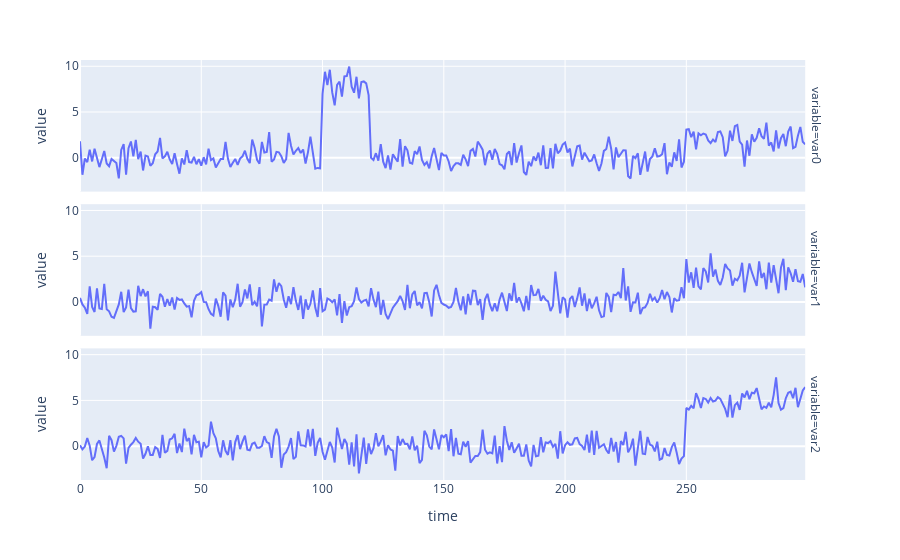

Here is the notebook cell this chart was saved with:
### Code cell
from utils import plot_multivariate_time_series

fig_3d = plot_multivariate_time_series(df_3d)
fig_3d

### Figure 1 — Plotly figure (JSON) as saved in the notebook; plotly's stock layout.template omitted (floating-point values rounded to 4 significant figures; data arrays with more than 128 entries replaced by an {"elided": "..."} marker saying what was removed)
{"data": [{"hovertemplate": "variable=var0<br>time=%{x}<br>value=%{y}<extra></extra>", "legendgroup": "", "line": {"color": "#636efa", "dash": "solid"}, "marker": {"symbol": "circle"}, "mode": "lines", "name": "", "orientation": "v", "showlegend": false, "type": "scatter", "x": {"elided": "300 int values"}, "xaxis": "x3", "y": {"elided": "300 float values"}, "yaxis": "y3"}, {"hovertemplate": "variable=var1<br>time=%{x}<br>value=%{y}<extra></extra>", "legendgroup": "", "line": {"color": "#636efa", "dash": "solid"}, "marker": {"symbol": "circle"}, "mode": "lines", "name": "", "orientation": "v", "showlegend": false, "type": "scatter", "x": {"elided": "300 int values"}, "xaxis": "x2", "y": {"elided": "300 float values"}, "yaxis": "y2"}, {"hovertemplate": "variable=var2<br>time=%{x}<br>value=%{y}<extra></extra>", "legendgroup": "", "line": {"color": "#636efa", "dash": "solid"}, "marker": {"symbol": "circle"}, "mode": "lines", "name": "", "orientation": "v", "showlegend": false, "type": "scatter", "x": {"elided": "300 int values"}, "xaxis": "x", "y": {"elided": "300 float values"}, "yaxis": "y"}], "layout": {"annotations": [{"font": {}, "showarrow": false, "text": "variable=var2", "textangle": 90, "x": 0.98, "xanchor": "left", "xref": "paper", "y": 0.1567, "yanchor": "middle", "yref": "paper"}, {"font": {}, "showarrow": false, "text": "variable=var1", "textangle": 90, "x": 0.98, "xanchor": "left", "xref": "paper", "y": 0.5, "yanchor": "middle", "yref": "paper"}, {"font": {}, "showarrow": false, "text": "variable=var0", "textangle": 90, "x": 0.98, "xanchor": "left", "xref": "paper", "y": 0.8433, "yanchor": "middle", "yref": "paper"}], "legend": {"tracegroupgap": 0}, "margin": {"t": 60}, "xaxis": {"anchor": "y", "domain": [0, 0.98], "title": {"text": "time"}}, "xaxis2": {"anchor": "y2", "domain": [0, 0.98], "matches": "x", "showticklabels": false}, "xaxis3": {"anchor": "y3", "domain": [0, 0.98], "matches": "x", "showticklabels": false}, "yaxis": {"anchor": "x", "domain": [0, 0.3133], "title": {"text": "value"}}, "yaxis2": {"anchor": "x2", "domain": [0.3433, 0.6567], "matches": "y", "title": {"text": "value"}}, "yaxis3": {"anchor": "x3", "domain": [0.6867, 1.0], "matches": "y", "title": {"text": "value"}}}}
